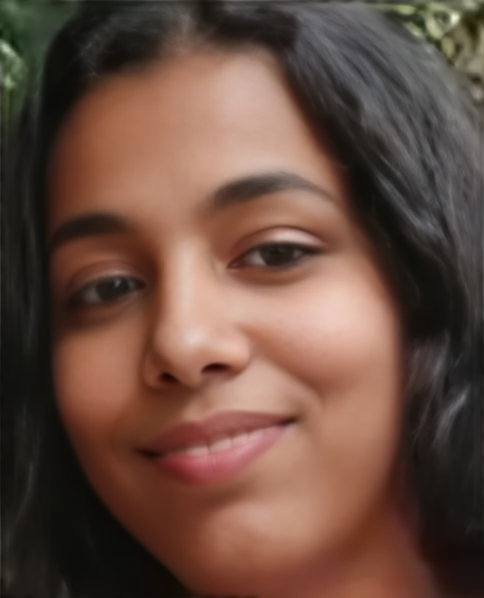
#> input picture corrected_eyes_0%.png, 484 x 598 px, given in place of original.jpg, which was not available
$ python thresholded_correct.py   (older library calls are emulated)
#> lines starting #> are read from the running program, lines starting #| are printed output that depends on the picture; pictures that were not available may be replaced by others from this repository, and a replacement may not be noted
import cv2
import numpy as np
from PIL import Image

def load_image(image_path):
    return cv2.cvtColor(np.array(Image.open(image_path).convert("RGB")), cv2.COLOR_RGB2BGR)

def correct_warped_image(original_path, warped_path, diff_map_path, output_path, threshold=10):
    original = load_image(original_path).astype(np.float32)
    warped = load_image(warped_path).astype(np.float32)
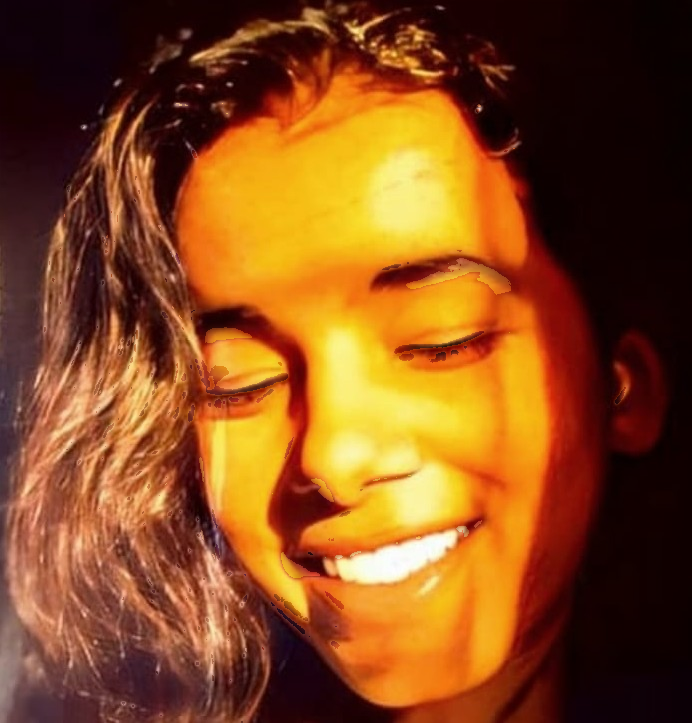
#> input picture corrected.jpg, 692 x 723 px, given in place of average_image.png, which was not available
    diff_map = load_image(diff_map_path)

    # Convert difference map to grayscale for intensity values
    diff_gray = cv2.cvtColor(diff_map, cv2.COLOR_BGR2GRAY)
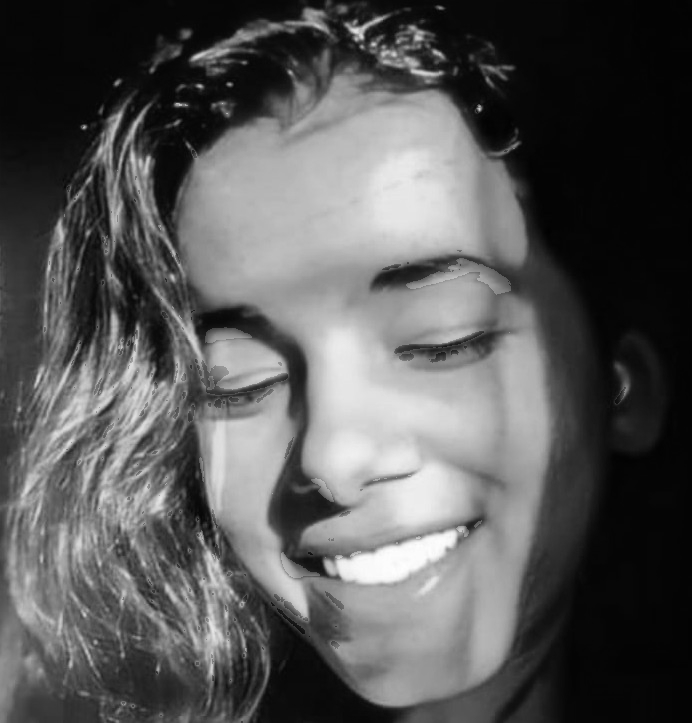
#> diff_gray: shape (723, 692); min 1, max 254, mean 88.5

    # Apply threshold before normalization
    _, diff_thresh = cv2.threshold(diff_gray, threshold, 255, cv2.THRESH_TOZERO)
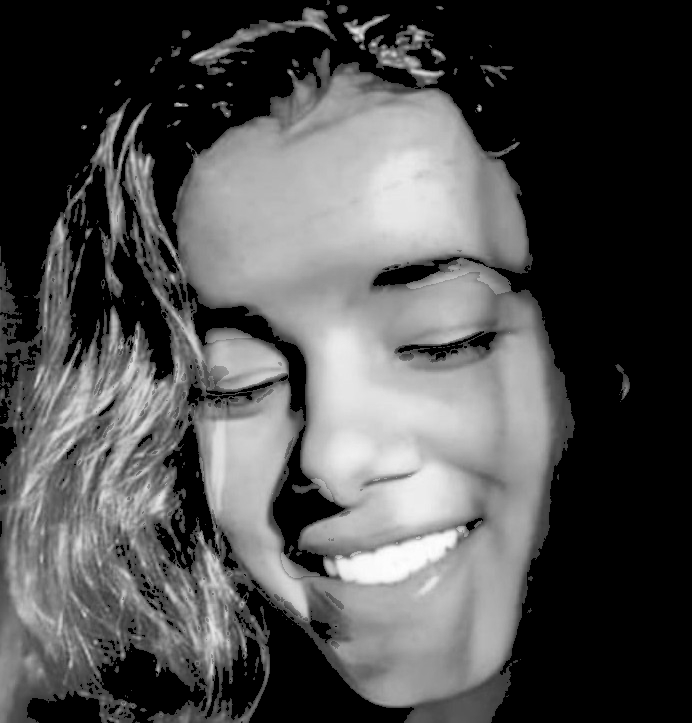
#> diff_thresh: shape (723, 692); min 0, max 254, mean 79.9

    # Normalize difference map to keep meaningful variations
    diff_norm = cv2.normalize(diff_thresh, None, 0, 1, cv2.NORM_MINMAX, dtype=cv2.CV_32F)

    # Apply correction: Blend warped towards original using the adjusted difference map as weight
#> (the run stopped early here; a loop or call above may not have finished)
